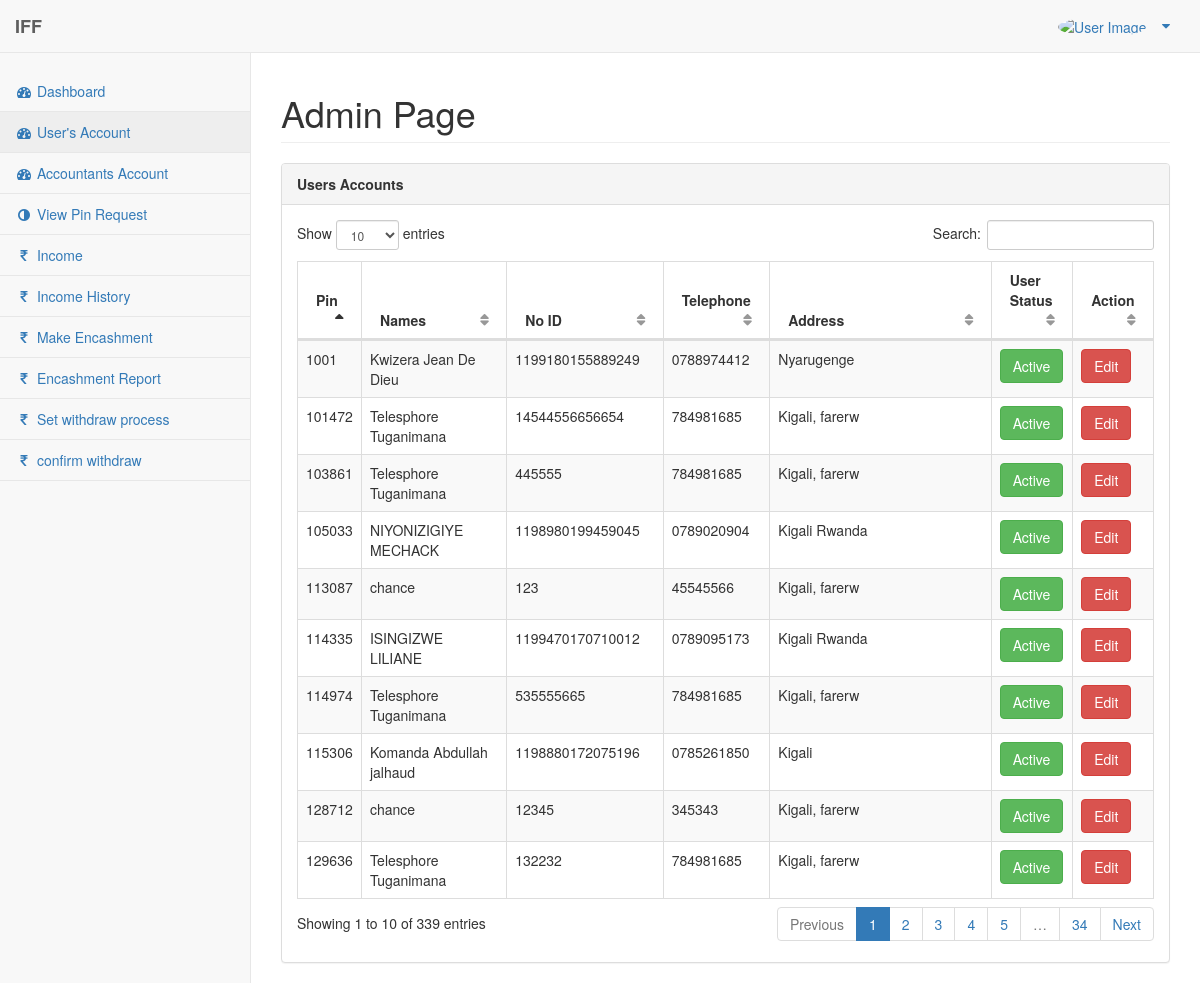
The page /admin/users.php (signed in) on the database its author committed.
### tables this page shows
CREATE TABLE `user` (
  `id` int(11) NOT NULL,
  `userident` int(11) NOT NULL,
  `Names` varchar(50) NOT NULL,
  `NationalID` bigint(50) NOT NULL,
  `password` varchar(30) NOT NULL,
  `mobile` varchar(12) NOT NULL,
  `address` text NOT NULL,
  `under_userpin` varchar(50) DEFAULT '',
  `side` enum('left','right') NOT NULL,
  `user_status` varchar(100) NOT NULL,
  `picture` varchar(200) NOT NULL,
  `created_at` datetime NOT NULL DEFAULT CURRENT_TIMESTAMP,
  `updated_at` datetime NOT NULL DEFAULT CURRENT_TIMESTAMP
);

### admin/users.php (the view, shortened to what this page needs)
<?php
    require_once('php-includes/config.php');
?>
<!DOCTYPE html>
<html lang="en">
<head>
    <link href="../vendor/bootstrap/css/bootstrap.min.css" rel="stylesheet">
    <link href="../vendor/metisMenu/metisMenu.min.css" rel="stylesheet">
    <link href="../vendor/datatables-plugins/dataTables.bootstrap.css" rel="stylesheet">
    <link href="../vendor/datatables-responsive/dataTables.responsive.css" rel="stylesheet">
    <link href="../dist/css/sb-admin-2.css" rel="stylesheet">
    <link href="../vendor/font-awesome/css/font-awesome.min.css" rel="stylesheet" type="text/css">
</head>
<body>
    <div id="wrapper">
        <?php include('php-includes/menu.php'); ?>
        <div id="page-wrapper">
            <div class="row">
                <div class="col-lg-12">
                    <h1 class="page-header">Admin Page</h1>
                </div>
            </div>
            <div class="row">
                <div class="col-lg-12">
                    <div class="panel panel-default">
                        <div class="panel-heading">
                        <b>Users Accounts</b>
                        </div>
                        <div class="panel-body">
                            <table width="100%" class="table table-striped table-bordered table-hover" id="dataTables-example">
                                <thead>
                                    <tr>
                                        <th>Pin</th>
                                        <th>Names</th>
                                        <th>No ID</th>
                                        <th>Telephone</th>
                                        <th>Address</th>
                                        <th>User Status</th>
                                        <th>Action</th>
                                    </tr>
                                </thead>
                                <tbody>
                                    <?php
                                        $result=$dbh->prepare("Select * From user Order By Names ASC");
                                        $result->execute();
                                        while($row = $result->fetch(PDO::FETCH_ASSOC)){
                                            echo "<tr>";
                                            echo "<td>".$row['userident']."</td>";
                                            echo "<td>".$row['Names']."</td>";
                                            echo "<td>".$row['NationalID']."</td>";
                                            echo "<td>".$row['mobile']."</td>";
                                            echo "<td>".$row['address']."</td>";
                                            if($row['user_status']=='Active') {
                                                echo "<td><a href='update_status.php?userid=$row[id]' class='btn btn-success'>".$row['user_status']."</a></td>";
                                            }else{
                                                echo "<td><a href='update_status.php?userid=$row[id]' class='btn btn-warning'>".$row['user_status']."</a></td>";
                                            }
                                            echo "<td><a href='editform.php?edit_id=$row[id]' class='btn btn-danger'>Edit</a></td>";
                                            echo "</tr>";
                                        }
                                    ?>
                                </tbody>
                            </table>
                    </div>
                </div>
            </div>
        </div>
    </div>
</body>
</html>

### rows shown on the page
user: userident "113087", Names "chance", NationalID "123", mobile "45545566", address "Kigali, farerw", user_status "Active"
user: userident "128712", Names "chance", NationalID "12345", mobile "345343", address "Kigali, farerw", user_status "Active"
user: userident "114335", Names "ISINGIZWE LILIANE", NationalID "1199470170710012", mobile "0789095173", address "Kigali Rwanda", user_status "Active"
user: userident "115306", Names "Komanda Abdullah jalhaud", NationalID "1198880172075196", mobile "0785261850", address "Kigali", user_status "Active"
user: userident "1001", Names "Kwizera Jean De Dieu", NationalID "1199180155889249", mobile "0788974412", address "Nyarugenge", user_status "Active"
user: userident "105033", Names "NIYONIZIGIYE MECHACK", NationalID "1198980199459045", mobile "0789020904", address "Kigali Rwanda", user_status "Active"
user: userident "103861", Names "Telesphore Tuganimana", NationalID "445555", mobile "784981685", address "Kigali, farerw", user_status "Active"
user: userident "114974", Names "Telesphore Tuganimana", NationalID "535555665", mobile "784981685", address "Kigali, farerw", user_status "Active"
user: userident "129636", Names "Telesphore Tuganimana", NationalID "132232", mobile "784981685", address "Kigali, farerw", user_status "Active"
user: userident "101472", Names "Telesphore Tuganimana", NationalID "14544556656654", mobile "784981685", address "Kigali, farerw", user_status "Active"
